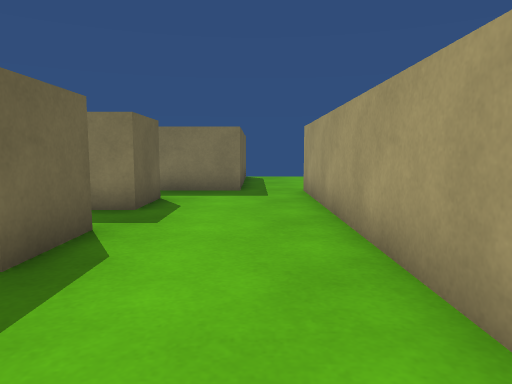
[1] (above)

14 first-person views from a walk through a 3-D level made in the Unity game engine. The camera is 0.58 m above the floor, tilts 6° down and sees 70° across. The floor is counted in squares, 0.5 m on a side. Each view is taken from the middle of a square. On the plan, view 1 faces up. The plan holds only what a view shows up to about 14 squares ahead; the rest is blank. The place goes on beyond the plan. The player is left out.

[2]
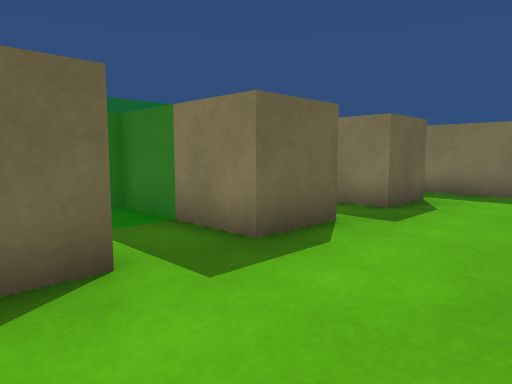

[3]
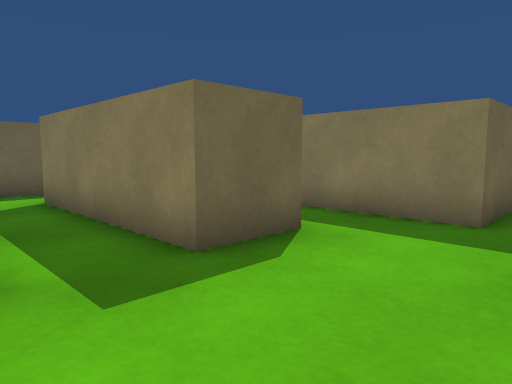

[4]
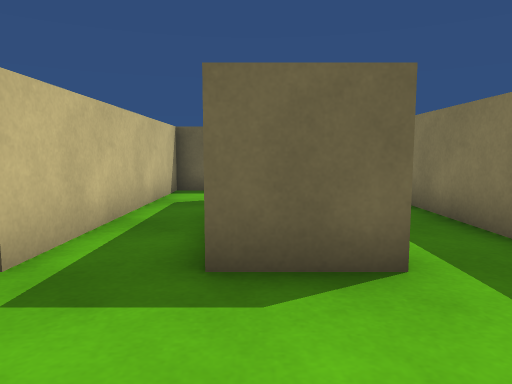

[5]
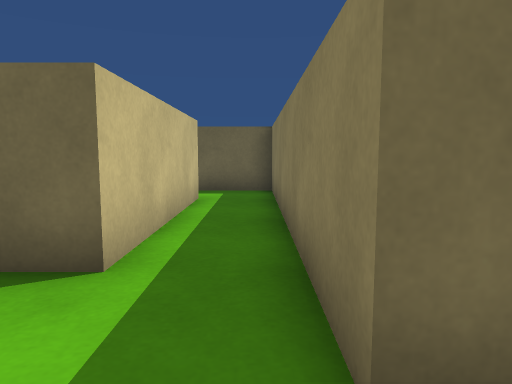

[6]
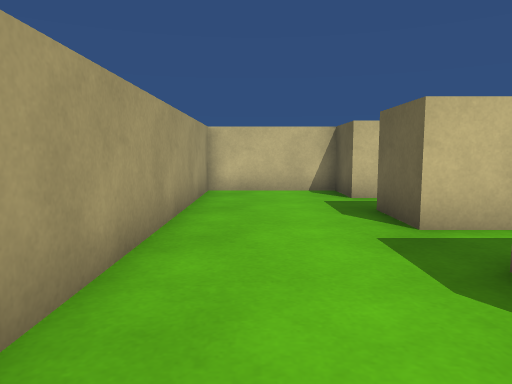

[7]
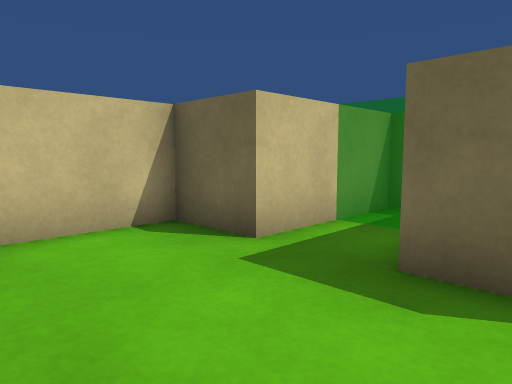

[8]
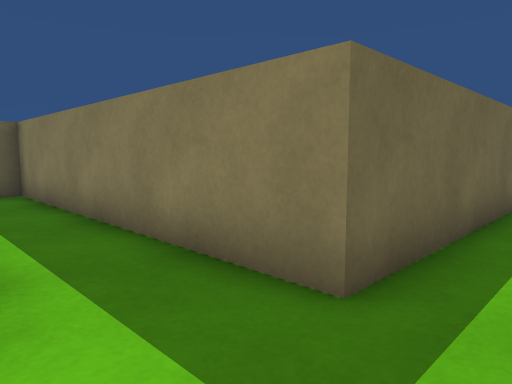

[9]
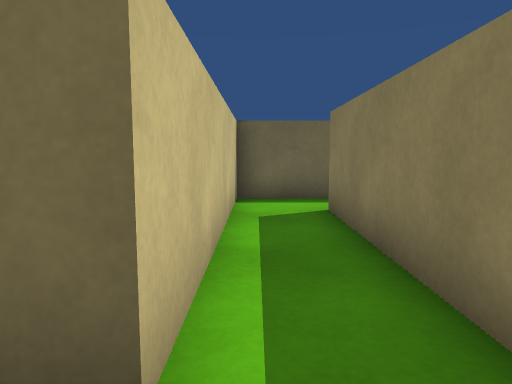

[10]
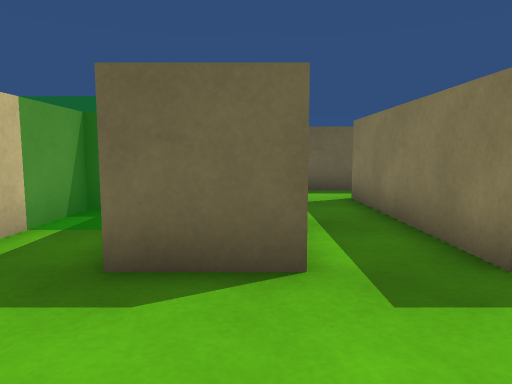

[11]
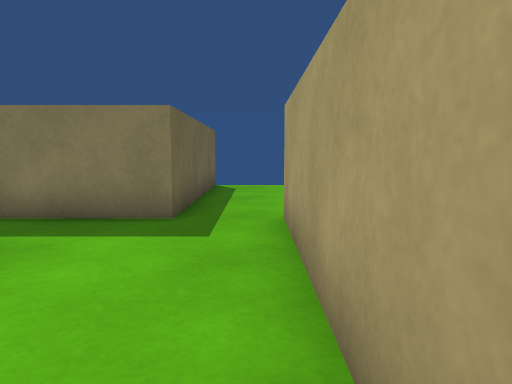

[12]
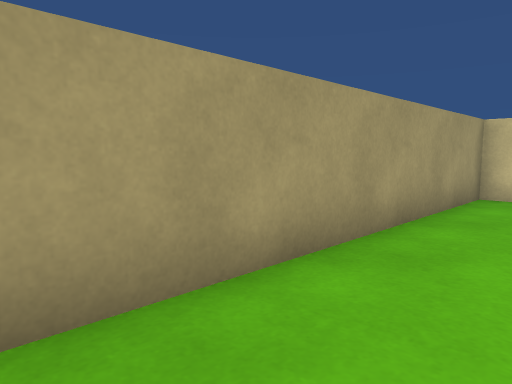

[13]
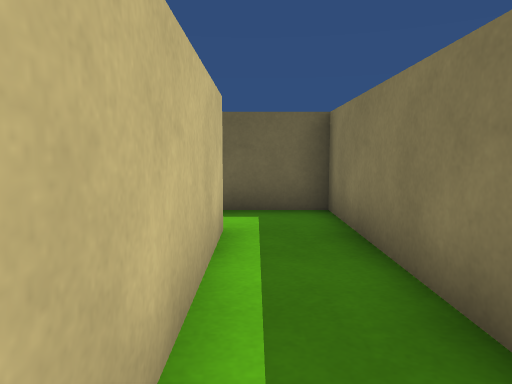

[14]
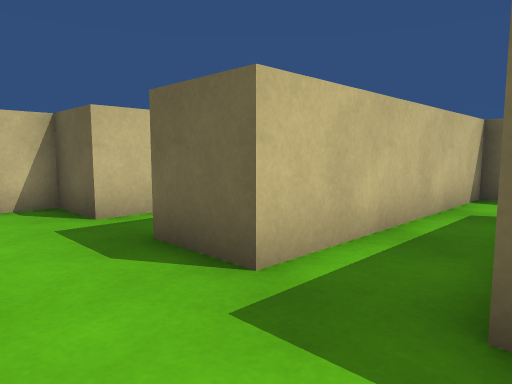

### Floor plan
Points are (right, up) in squares from view 1. A wall is a line through its corners. A room is listed if a view was taken in it or the views show most of it. See-through windows are left out.
Room 1 (views 1, 2, 3, 4, 5, 6, 7, 8, 9, 10, 11, 12, 13, 14)
walls: (-8.5, 9.5) (-2.5, 9.5) (-2.5, 7.5) (-8.5, 7.5); (-0.5, 12.5) (-0.5, 11.5) (-10.5, 11.5) (-10.5, 5.5) (-2.5, 5.5) (-2.5, 3.5) (-6.5, 3.5) (-6.5, 1.5) (-2.5, 1.5) (-2.5, -0.5) (1.5, -0.5) (1.5, 11.5)
ways out: opening at (0.5, 12)

Positions as (right, up) in squares from view 1, and headings:
1: (0, 0), facing up
2: (1, 0), facing up-left
3: (1, 5), facing up-left
4: (1, 8), facing left
5: (1, 11), facing left
6: (0, 11), facing down
7: (1, 5), facing down-left
8: (1, 9), facing up-left
9: (-1, 6), facing left
10: (1, 5), facing left
11: (1, 5), facing up
12: (-1, 10), facing down-right
13: (-3, 10), facing left
14: (0, 8), facing down-left
